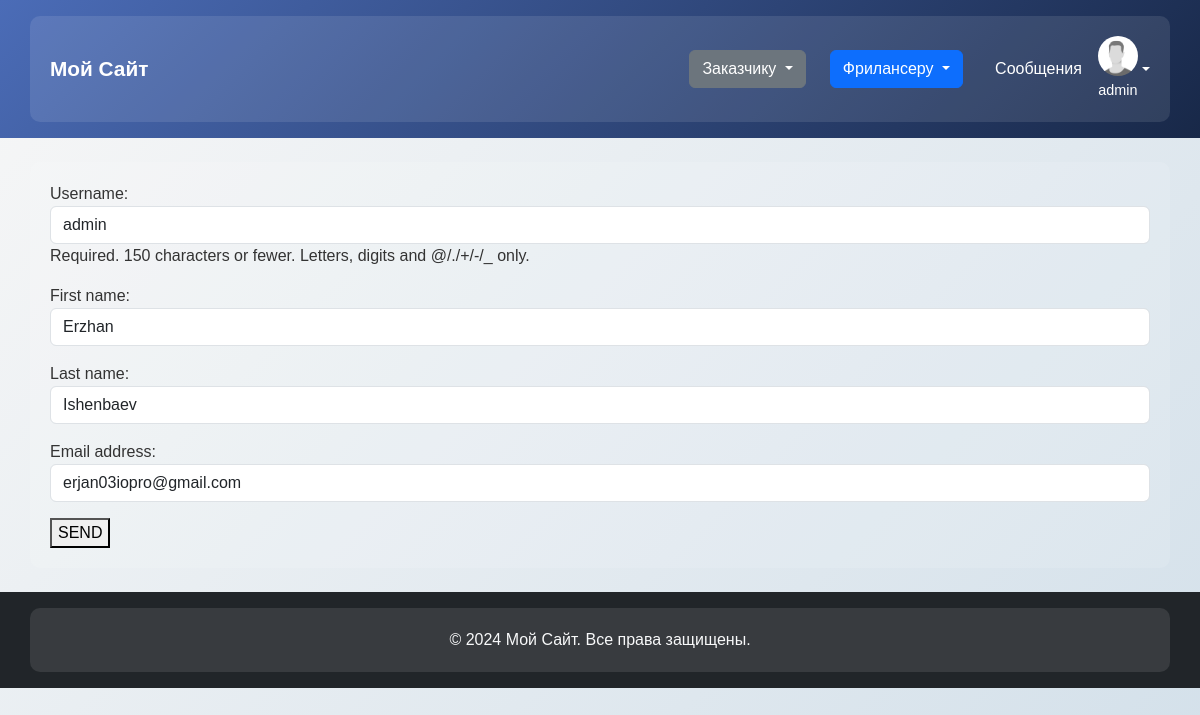
The page /profile/edit (signed in) on the database its author committed.
### MySite/models.py (models this page shows, shortened)
class CustomUser(AbstractUser):
    ROLE_CHOICES = (
        ('customer', 'Customer'),
        ('executor', 'Executor'),
    )
    role = models.CharField(max_length=10, choices=ROLE_CHOICES, default='customer')
    user_permissions = models.ManyToManyField(
        'auth.Permission',
        related_name='customuser_permissions',  # Устанавливаем уникальное имя для связи
        blank=True
    )
    groups = models.ManyToManyField(
        'auth.Group',
        related_name='customuser_groups',  # Уникальное имя для связи
        blank=True
    )

### MySite/views.py (the view)
# urls.py: path('profile/edit', edit_profile, name='edit_profile'),
@login_required
def edit_profile(request):
    user = request.user
    if request.method == 'POST':
        form = UserEditForm(request.POST, instance=user)
        if form.is_valid():
            form.save()
            return redirect('mysite:home')
        else:
            form = UserEditForm(instance=user)
            return render(request, 'mysite/edit_profile.html', {'form': form, 'error': 'Error form!'})
    else:
        form = UserEditForm(instance=user)
        return render(request, 'mysite/edit_profile.html', {'form': form})

### MySite/forms.py
class UserEditForm(forms.ModelForm):
    class Meta:
        model = CustomUser
        fields = ['username', 'first_name', 'last_name', 'email']
        widgets = {
            'first_name': forms.TextInput(attrs={'class': 'form-control'}),
            'last_name': forms.TextInput(attrs={'class': 'form-control'}),
            'email': forms.EmailInput(attrs={'class': 'form-control'}),
            'username': forms.TextInput(attrs={'class': 'form-control'}),
        }

### templates/mysite/edit_profile.html (shortened to what this page needs)
{% extends "mysite/base.html" %}
{% block content %}
<form action="{% url 'mysite:edit_profile' %}" method="post">
    {{ form.as_p }}
    <button type="submit" >SEND</button>
</form>
{% endblock %}

### templates/mysite/base.html (shortened to what this page needs)
<!DOCTYPE html>
<html lang="en">
<head>
    <link href="https://stackpath.bootstrapcdn.com/bootstrap/5.3.0/css/bootstrap.min.css" rel="stylesheet">
    <link
            href="https://cdn.jsdelivr.net/npm/bootstrap@5.3.0/dist/css/bootstrap.min.css"
            rel="stylesheet">
    {% load static %}
</head>
<body>
{% block header %}
<header class="py-3" style="background: linear-gradient(135deg, #4b6cb7 0%, #182848 100%);">
    <div class="container">
        <nav class="navbar navbar-expand-lg p-0">
            <div class="container-fluid p-0">
                <a class="navbar-brand text-white fw-bold" href="/" style="font-size: 1.3rem;">Мой Сайт</a>
                <div class="d-flex ms-auto align-items-center gap-3">
                    <div class="dropdown me-2">
                        <button
                                class="btn btn-secondary dropdown-toggle"
                                type="button"
                                id="customerDropdown"
                                data-bs-toggle="dropdown"
                                aria-expanded="false"
                                style="font-size: 1rem;">
                            Заказчику
                        </button>
                    </div>
                    <div class="dropdown me-2">
                        <button
                                class="btn btn-primary dropdown-toggle"
                                type="button"
                                id="freelancerDropdown"
                                data-bs-toggle="dropdown"
                                aria-expanded="false"
                                style="font-size: 1rem;">
                            Фрилансеру
                        </button>
                    </div>
                    {% if request.user.is_authenticated %}
                    <a href="{% url 'mysite:dialog_list' %}" class="text-white text-decoration-none d-flex align-items-center gap-2" style="font-size: 1rem;">
                         Сообщения
                    </a>
                    <div class="dropdown">
                        <a
                                href="{% url 'mysite:profile' request.user.username %}"
                                class="d-flex align-items-center text-decoration-none dropdown-toggle"
                                id="profileDropdown"
                                data-bs-toggle="dropdown"
                                aria-expanded="false">
                            <div class="text-center">
                                <img
                                        src="{% static 'images/avatar.png' %}"
                                        alt="Фото профиля"
                                        class="rounded-circle"
                                        width="40"
                                        height="40">
                                <p class="mt-1 mb-0" style="font-size: 0.9rem;">{{ request.user.username }}</p>
                            </div>
                        </a>
                    </div>
                    {% else %}
                    <a class="text-white text-decoration-none d-flex align-items-center" href="/login"
                       style="font-size: 1rem;">
                        Вход
                    </a>
                    {% endif %}
                </div>
            </div>
        </nav>
    </div>
</header>
{% endblock %}
<main class="container my-4">
    {% block content %}{% endblock %}
</main>
<footer class="bg-dark text-center text-light py-3">
    <div class="container text-center">
        © 2024 Мой Сайт. Все права защищены.
    </div>
</footer>
</body>
</html>

### templates/mysite/base.html (style rules this page uses)
body { background: linear-gradient(135deg, #f7f7f7 0%, #d3e0ea 100%); color: #333; min-height: 100vh; font-family: 'Arial', sans-serif;; }
.container { background: rgba(255, 255, 255, 0.1); padding: 20px; border-radius: 10px; }
a { color: #fff; }

### rows shown on the page
CustomUser: user.username "admin", username "admin", first_name "Erzhan", last_name "Ishenbaev", email "erjan03iopro@gmail.com"
